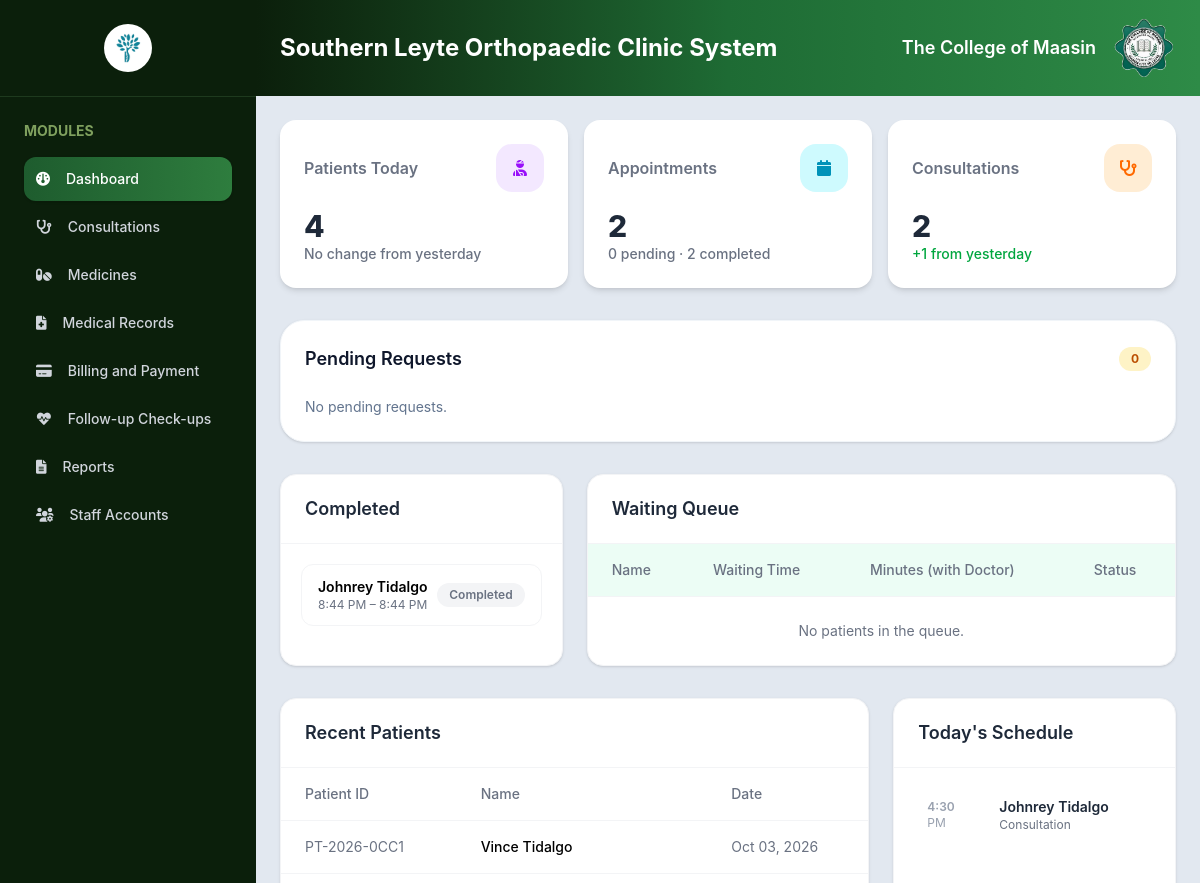
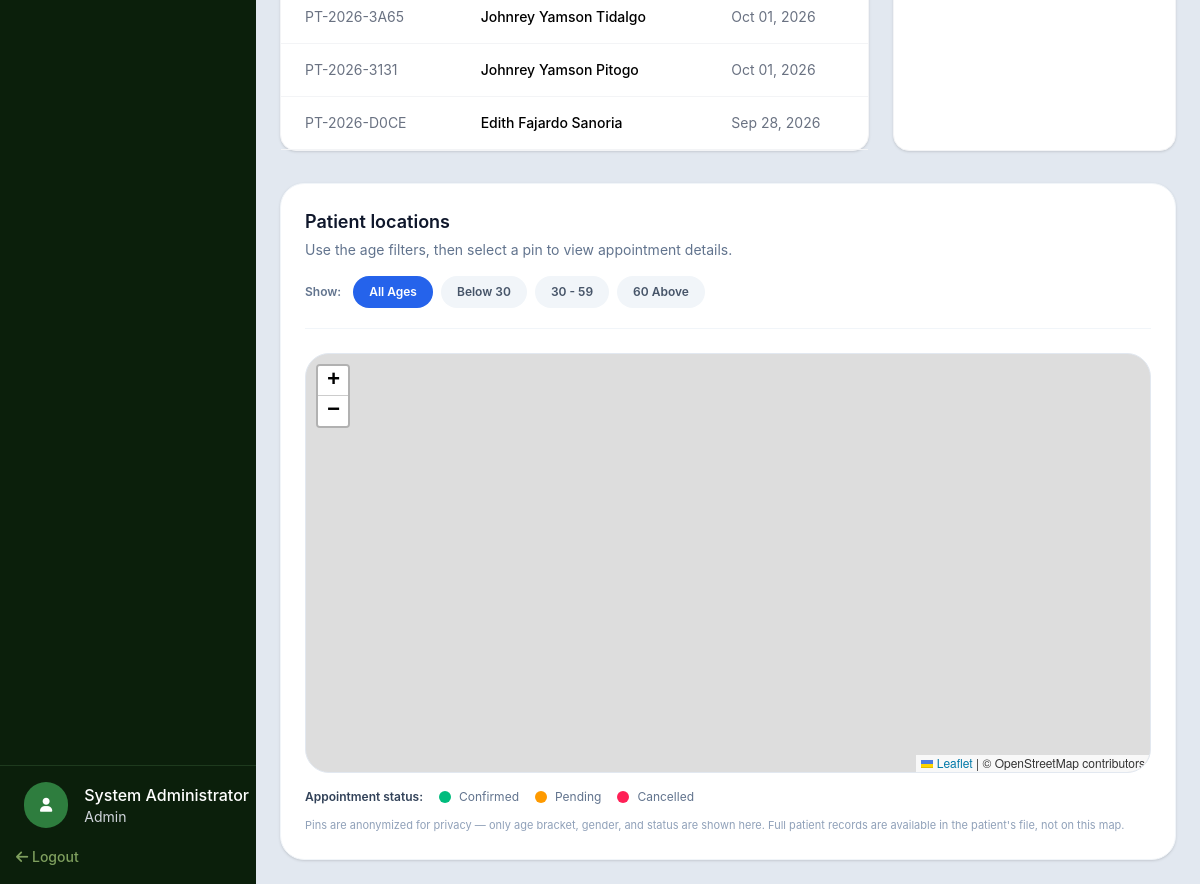
/admin/admin-dashboard.php (signed in), run on the app's committed database (2 pictures, top to bottom).
### tables this page shows
CREATE TABLE `users` (
  `UserID` int UNSIGNED NOT NULL,
  `Username` varchar(50) NOT NULL,
  `PasswordHash` varchar(255) NOT NULL,
  `FirstName` varchar(100) NOT NULL,
  `LastName` varchar(100) NOT NULL,
  `Role` enum('Admin','Doctor','Receptionist','Staff','Patient') NOT NULL DEFAULT 'Receptionist',
  `IsDoctor` tinyint(1) NOT NULL DEFAULT '0',
  `Email` varchar(150) DEFAULT NULL,
  `Phone` varchar(30) DEFAULT NULL,
  `Status` enum('Active','Inactive') NOT NULL DEFAULT 'Active',
  `CreatedAt` timestamp NOT NULL DEFAULT CURRENT_TIMESTAMP
);

CREATE TABLE `consultations` (
  `ConsultationID` int UNSIGNED NOT NULL,
  `AppointmentID` int UNSIGNED NOT NULL,
  `PatientID` int UNSIGNED NOT NULL,
  `DoctorID` int UNSIGNED NOT NULL,
  `Diagnosis` text,
  `Treatment` text,
  `Notes` text,
  `ConsultationFee` decimal(10,2) NOT NULL DEFAULT '0.00',
  `StartTime` time DEFAULT NULL,
  `Meridiem` enum('AM','PM') DEFAULT NULL,
  `EndTime` time DEFAULT NULL,
  `ConsultationDate` datetime NOT NULL DEFAULT CURRENT_TIMESTAMP,
  `IsCompleted` tinyint(1) NOT NULL DEFAULT '0'
);

CREATE TABLE `patients` (
  `PatientID` int UNSIGNED NOT NULL,
  `PatientCode` varchar(20) NOT NULL,
  `UserID` int UNSIGNED DEFAULT NULL,
  `FirstName` varchar(100) NOT NULL,
  `MiddleName` varchar(100) DEFAULT NULL,
  `LastName` varchar(100) NOT NULL,
  `BirthDate` date NOT NULL,
  `Gender` enum('Male','Female','Other') NOT NULL,
  `CivilStatus` enum('Single','Married','Widowed','Separated') DEFAULT NULL,
  `Address` varchar(255) DEFAULT NULL,
  `Province` varchar(100) DEFAULT NULL,
  `City` varchar(100) DEFAULT NULL,
  `Barangay` varchar(100) DEFAULT NULL,
  `Allergies` varchar(50) DEFAULT NULL,
  `Latitude` decimal(10,7) DEFAULT NULL,
  `Longitude` decimal(10,7) DEFAULT NULL,
  `Phone` varchar(30) DEFAULT NULL,
  `Email` varchar(150) DEFAULT NULL,
  `BloodType` varchar(5) DEFAULT NULL,
  `EmergencyContact` varchar(150) DEFAULT NULL,
  `EmergencyPhone` varchar(30) DEFAULT NULL,
  `PatientType` enum('Regular','Senior Citizen','PWD') NOT NULL DEFAULT 'Regular',
  `IdNumber` int DEFAULT NULL,
  `CreatedAt` timestamp NOT NULL DEFAULT CURRENT_TIMESTAMP
);

CREATE TABLE `appointments` (
  `AppointmentID` int UNSIGNED NOT NULL,
  `PatientID` int UNSIGNED NOT NULL,
  `DoctorID` int UNSIGNED NOT NULL,
  `AppointmentDate` date NOT NULL,
  `AppointmentTime` time NOT NULL,
  `meridiem` enum('AM','PM') DEFAULT NULL,
  `Purpose` varchar(255) NOT NULL,
  `ChiefComplaint` varchar(50) DEFAULT NULL,
  `Status` enum('Pending','Confirmed','Completed','Cancelled','Rescheduled') NOT NULL DEFAULT 'Pending',
  `Remarks` text,
  `CreatedAt` timestamp NOT NULL DEFAULT CURRENT_TIMESTAMP
);

### admin/admin-dashboard.php (the view, shortened to what the rows shown need)
<?php
include_once __DIR__ . '/../config/config.php';
require_once __DIR__ . '/../includes/auth.php';
require_once __DIR__ . '/../php/fetch/fetch.php';
$admin = SessionManager::getUser($pdo);
$todaySchedule = fetchAllData($pdo, "
    SELECT
        a.AppointmentID,
        a.AppointmentTime,
        a.meridiem,
        a.Purpose,
        a.Status,
        p.FirstName,
        p.LastName,
        CASE WHEN c.ConsultationID IS NOT NULL AND c.IsCompleted = 0 THEN 1 ELSE 0 END AS InProgress
    FROM appointments a
    JOIN patients p ON p.PatientID = a.PatientID
    LEFT JOIN consultations c ON c.AppointmentID = a.AppointmentID
    WHERE DATE(a.AppointmentDate) = CURDATE() AND a.Status <> 'Cancelled' AND a.Status <> 'Pending'
    ORDER BY a.AppointmentTime ASC
");
?>
<!DOCTYPE html>
<html lang="en">
<head>
    <link rel="stylesheet" href="../assets/css/output.css">
    <link rel="stylesheet" href="../assets/css/global.css">
    <link rel="stylesheet" href="https://cdnjs.cloudflare.com/ajax/libs/font-awesome/6.0.0-beta3/css/all.min.css">
    <link rel="stylesheet" href="https://unpkg.com/leaflet@1.9.4/dist/leaflet.css" />
</head>
<body class="h-screen flex bg-slate-200 overflow-hidden">
    <?php include_once '../includes/sidebar.php'; ?>
    <section class="flex-1 min-h-0 flex flex-col overflow-hidden">
        <div
            class="flex items-center justify-between bg-gradient-to-r from-[#0b1f0b] via-[#1e6b34] to-[#2e8b47] px-6 py-4">
            <h1 class="text-2xl font-bold text-white">Southern Leyte Orthopaedic Clinic System</h1>
            <div class="flex items-center gap-4">
                <h1 class="text-lg font-semibold text-white">The College of Maasin</h1>
            </div>
        </div>
        <div class="flex-1 min-h-0 overflow-auto p-6">
            <div class="flex w-full gap-4">
                <div class="bg-white p-6 rounded-2xl shadow-md flex-1">
                    <div class="flex justify-between items-center mb-4">
                        <h2 class="text-gray-500 text-md font-semibold">Patients Today</h2>
                    </div>
                </div>
                <div class="bg-white p-6 rounded-2xl shadow-md flex-1">
                    <div class="flex justify-between items-center mb-4">
                        <h2 class="text-gray-500 text-md font-semibold">Appointments </h2>
                    </div>
                </div>
                <div class="bg-white p-6 rounded-2xl shadow-md flex-1">
                    <div class="flex justify-between items-center mb-4">
                        <h2 class="text-gray-500 text-md font-semibold">Consultations</h2>
                    </div>
                </div>
            </div>
            <div class="rounded-3xl bg-white p-6 shadow-sm border border-slate-100 mt-8">
                <div class="flex items-center justify-between mb-6">
                    <h2 class="text-lg font-semibold text-slate-900">Pending Requests</h2>
                </div>
            </div>
            <div class="grid grid-cols-3 gap-6 mt-8 mb-8">
                <div class="bg-white rounded-2xl shadow-sm border border-gray-100 col-span-1">
                    <div class="px-6 py-5 border-b border-gray-100">
                        <h2 class="text-lg font-semibold text-gray-800">
                            Completed
                        </h2>
                    </div>
                    <div class="p-5 space-y-3 max-h-96 overflow-y-auto">
                        <?php
                        $completedToday = fetchAllData($pdo, "
                                SELECT c.ConsultationID, c.StartTime, c.EndTime, p.FirstName, p.LastName
                                FROM consultations c
                                JOIN patients p ON p.PatientID = c.PatientID
                                WHERE c.IsCompleted = 1 AND DATE(c.ConsultationDate) = CURDATE()
                                ORDER BY c.EndTime DESC
                            ");
                        if (empty($completedToday)) {
                            echo '<p class="text-sm text-gray-500">No completed consultations yet today.</p>';
                        } else {
                            foreach ($completedToday as $c) {
                                $patientName = trim($c['FirstName'] . ' ' . $c['LastName']);
                                $start = date('g:i A', strtotime($c['StartTime']));
                                $end = date('g:i A', strtotime($c['EndTime']));
                                ?>
                                <div class="flex items-center justify-between rounded-xl border border-gray-100 px-4 py-3">
                                    <div>
                                        <h3 class="font-semibold text-sm"><?= htmlspecialchars($patientName) ?></h3>
                                        <p class="text-xs text-gray-500"><?= $start ?> – <?= $end ?></p>
                                    </div>
                                    <span class="text-xs px-3 py-1 rounded-full font-semibold bg-gray-100 text-gray-500">
                                        Completed
                                    </span>
                                </div>
                                <?php
                            }
                        }
                        ?>
                    </div>
                </div>
                <div class="bg-white rounded-2xl shadow-sm border border-gray-100 col-span-2">
                    <div class="px-6 py-5 border-b border-gray-100">
                        <h2 class="text-lg font-semibold text-gray-800">
                            Waiting Queue
                        </h2>
                    </div>
                    <div class="overflow-x-auto max-h-96 overflow-y-auto">
                        <table class="w-full">
                            <thead class="text-left text-sm text-gray-500 bg-emerald-50 sticky top-0">
                                <tr class="border-b border-gray-100">
                                    <th class="px-6 py-4 font-medium">Name</th>
                                    <th class="px-6 py-4 font-medium">Waiting Time</th>
                                    <th class="px-6 py-4 font-medium">Minutes (with Doctor)</th>
                                    <th class="px-6 py-4 font-medium">Status</th>
                                </tr>
                            </thead>
                        </table>
                    </div>
                </div>
            </div>
            <div class="grid grid-cols-3 gap-6 mb-8">
                <div class="col-span-2 bg-white rounded-2xl shadow-sm border border-gray-100">
                    <div class="flex items-center justify-between px-6 py-5 border-b border-gray-100">
                        <h2 class="text-lg font-semibold text-gray-800">
                            Recent Patients
                        </h2>
                    </div>
                    <div class="overflow-x-auto">
                        <table class="w-full">
                            <thead class="text-left text-sm text-gray-500">
                                <tr class="border-b border-gray-100">
                                    <th class="px-6 py-4 font-medium">Patient ID</th>
                                    <th class="px-6 py-4 font-medium">Name</th>
                                    <th class="px-6 py-4 font-medium">Date</th>
                                </tr>
                            </thead>
                            <tbody class="text-sm">
                                <?php
                                $patients = fetchAllData($pdo, "SELECT
                                    p.PatientID AS PatientID,
                                    p.PatientCode,
                                    p.FirstName,
                                    p.MiddleName,
                                    p.LastName,
                                    p.CreatedAt
                                FROM patients p
                                GROUP BY p.PatientID ORDER BY p.CreatedAt DESC LIMIT 5
                                ");
                                foreach ($patients as $patient) {
                                    echo ' <tr class="border-b border-gray-100 hover:bg-gray-50">';
                                    echo '<td class="px-6 py-4 text-gray-500">'
                                        . htmlspecialchars($patient['PatientCode']) .
                                        '</td>';
                                    echo '<td class="px-6 py-4 font-medium">'
                                        . htmlspecialchars($patient['FirstName'] . ' ' . $patient['MiddleName'] . ' ' . $patient['LastName']) .
                                        '</td>';
                                    echo '<td class="px-6 py-4 text-gray-500">'
                                        . htmlspecialchars(date('M d, Y', strtotime($patient['CreatedAt']))) .
                                        '</td>';
                                }
                                ?>
                            </tbody>
                        </table>
                    </div>
                </div>
                <div class="col-span-1 bg-white rounded-2xl shadow-sm border border-gray-100">
                    <div class="px-6 py-5 border-b border-gray-100">
                        <h2 class="text-lg font-semibold text-gray-800">Today's Schedule</h2>
                    </div>
                    <div class="p-5 space-y-4 max-h-96 overflow-y-auto">
                        <?php
                        if (empty($todaySchedule)) {
                            echo '<p class="text-sm text-gray-500">No appointments scheduled for today.</p>';
                        } else {
                            foreach ($todaySchedule as $slot) {
                                $patientName = trim($slot['FirstName'] . ' ' . $slot['LastName']);
                                $timeDisplay = date('g:i', strtotime($slot['AppointmentTime']));
                                $meridiem = strtoupper($slot['meridiem'] ?? '');
                                $rowClasses = $slot['InProgress']
                                    ? 'bg-blue-50 border border-blue-100'
                                    : 'border border-transparent';
                                ?>
                                <div class="flex items-start gap-4 rounded-xl px-3 py-2 <?= $rowClasses ?>">
                                    <div class="text-xs font-semibold text-gray-400 w-14 pt-0.5">
                                        <?= htmlspecialchars($timeDisplay) ?><br>
                                        <span class="font-normal"><?= htmlspecialchars($meridiem) ?></span>
                                    </div>
                                    <div>
                                        <p
                                            class="text-sm font-semibold <?= $slot['InProgress'] ? 'text-blue-900' : 'text-gray-800' ?>">
                                            <?= htmlspecialchars($patientName) ?>
                                        </p>
                                        <p class="text-xs <?= $slot['InProgress'] ? 'text-blue-700' : 'text-gray-500' ?>">
                                            <?= htmlspecialchars($slot['Purpose']) ?>
                                        </p>
                                    </div>
                                </div>
                                <?php
                            }
                        }
                        ?>
                    </div>
                </div>
            </div>
            <div class="rounded-3xl bg-white p-6 shadow-sm border border-slate-100">
                <div class="mb-6 flex flex-col gap-4 border-b border-slate-100 pb-5">
                    <div>
                        <h2 class="text-lg font-semibold text-slate-900">Patient locations</h2>
                    </div>
                </div>
            </div>
        </div>
    </section>
</body>
</html>

### includes/sidebar.php (shortened to what the rows shown need)
<div class="w-64 shrink-0 bg-[#0b1f0b] flex flex-col h-full">
    <div class="custom-scrollbar w-full p-6 overflow-y-auto flex-1 min-h-0">
        <h2 class="text-[#7fa05e] font-bold text-sm mb-4">MODULES</h2>
    </div>
    <div class="mt-auto">
        <div class="w-full border-t pt-4 pl-6 border-[#1e3a1e] flex items-center gap-4">
            <div>
                <?php if ($admin): ?>
                    <h1 class="text-white text-md font-medium">
                        <?= htmlspecialchars($admin['first_name']) ?>     <?= htmlspecialchars($admin['last_name']) ?>
                    </h1>
                    <h3 class="text-gray-300 text-sm"><?= htmlspecialchars($admin['role']) ?></h3>
                <?php endif; ?>
            </div>
        </div>
    </div>
</div>

### data on the page
users: FirstName "System", LastName "Administrator", Role "Admin"
consultations: PatientID.LastName "Johnrey Tidalgo", StartTime "8:44 PM", EndTime "8:44 PM"
patients: PatientCode "PT-2026-0CC1", FirstName+MiddleName+LastName "Vince Tidalgo", CreatedAt "Oct 03, 2026"
patients: PatientCode "PT-2026-3A65", FirstName+MiddleName+LastName "Johnrey Yamson Tidalgo", CreatedAt "Oct 01, 2026"
patients: PatientCode "PT-2026-3131", FirstName+MiddleName+LastName "Johnrey Yamson Pitogo", CreatedAt "Oct 01, 2026"
patients: PatientCode "PT-2026-D0CE", FirstName+MiddleName+LastName "Edith Fajardo Sanoria", CreatedAt "Sep 28, 2026"
appointments: AppointmentTime "4:30", meridiem "PM", PatientID.LastName "Johnrey Tidalgo", Purpose "Consultation"

### other printed values
$item['label'] "Dashboard"
$item['label'] "Consultations"
$item['label'] "Medicines"
$item['label'] "Medical Records"
$item['label'] "Billing and Payment"
$item['label'] "Follow-up Check-ups"
$item['label'] "Reports"
$item['label'] "Staff Accounts"
count($patients) "4"
$changeText "No change from yesterday"
count($appointments) "2"
count($pendingAppointments) "0"
count($completedAppointments) "2"
count($consultations) "2"
$consultChangeText "+1 from yesterday"
